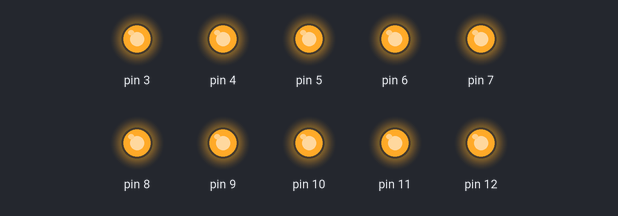
Recording of a sketch running on a simulated Arduino Uno, built with avr-gcc and run on an emulated ATmega328P. Parts: output pins drawn as LEDs (lit = HIGH).

Above: at 0.2 s.
At 1.7 s:
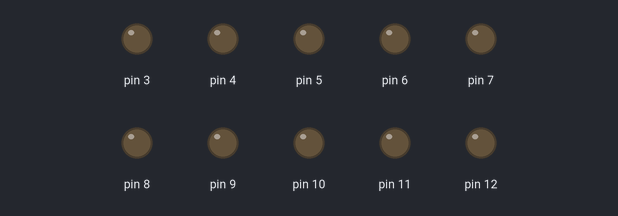
Timing chart, 0 to 3.0 s (numbered marks = the images above):
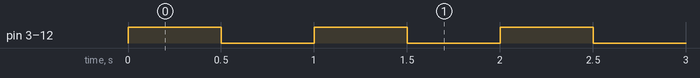

The sketch:

coeurdeleds.ino
```cpp
int LED1 = 3;
int LED2 = 4;
int LED3 = 5;
int LED4 = 6;
int LED5 = 7;
int LED6 = 8;
int LED7 = 9;

int LED8 = 10;
int LED9 = 11;
int LED10 = 12;

int incomingByte = 0;
void setup() {
  // put your setup code here, to run once:
  for (int i = 3; i < 13; i++) {
pinMode(i, OUTPUT);
  }
Serial.begin(9600);
}

void loop() {
  // put your main code here, to run repeatedly:
  for (int i = 3; i < 13; i++) {
digitalWrite(i, HIGH);
  }
  delay(500);
  for (int i = 3; i < 13; i++) {
    digitalWrite(i, LOW);
  }
  delay(500);
}
```

Measured:
- by itself, pin 3–12: alternates HIGH for 0.50 s and LOW for 0.50 s
